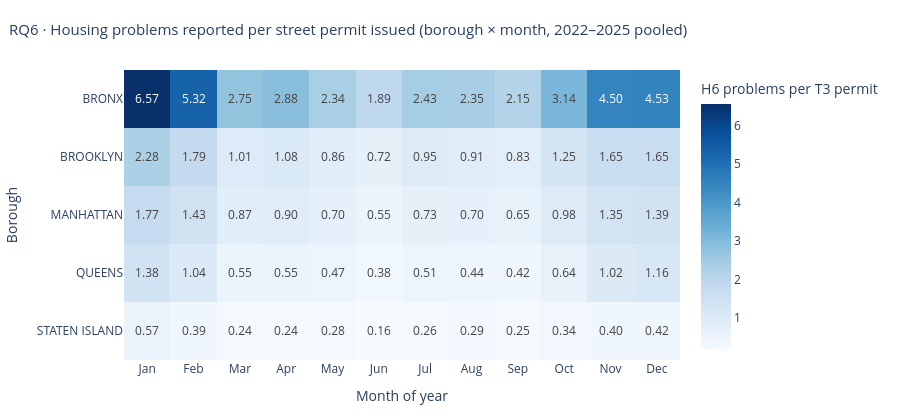

The code cell stored with this chart in its notebook:
### Markdown cell above
### RQ6. How many housing problems are reported per street permit, by borough and month of year?

**Why it matters:** The ratio shows where and when housing distress outweighs street activity, i.e. where the housing side of the story dominates.

**Method:** Borough x month totals (including permits that could not be placed in a neighborhood), pooled over 2022-2025, ratio H6 problems / T3 permits.

**Chart choice:** Annotated heatmap (borough x month): two categorical axes plus one value is exactly what a heatmap is for.

### Code cell
table, fig, st = A.rq6_complaints_per_permit_heatmap(borough_month)
display(table.round(2))
RESULTS['rq6'] = st
save(fig, 'rq6')

### Figure 1 — Plotly figure (JSON) as saved in the notebook; plotly's stock layout.template omitted (floating-point values rounded to 4 significant figures)
{"data": [{"coloraxis": "coloraxis", "hovertemplate": "Month of year: %{x}<br>Borough: %{y}<br>H6 problems per T3 permit: %{z}<extra></extra>", "name": "0", "texttemplate": "%{z:.2f}", "type": "heatmap", "x": ["Jan", "Feb", "Mar", "Apr", "May", "Jun", "Jul", "Aug", "Sep", "Oct", "Nov", "Dec"], "xaxis": "x", "y": ["BRONX", "BROOKLYN", "MANHATTAN", "QUEENS", "STATEN ISLAND"], "yaxis": "y", "z": [[6.571, 5.322, 2.746, 2.884, 2.342, 1.892, 2.428, 2.354, 2.148, 3.138, 4.502, 4.533], [2.278, 1.787, 1.006, 1.081, 0.8594, 0.7207, 0.9487, 0.91, 0.8256, 1.249, 1.65, 1.654], [1.77, 1.432, 0.8678, 0.8971, 0.6973, 0.5491, 0.7265, 0.6971, 0.6541, 0.9806, 1.354, 1.389], [1.38, 1.036, 0.5515, 0.5495, 0.469, 0.3761, 0.5066, 0.4388, 0.4183, 0.6418, 1.018, 1.164], [0.5682, 0.3949, 0.2399, 0.2398, 0.2793, 0.1566, 0.2569, 0.291, 0.2504, 0.3383, 0.3997, 0.4165]]}], "layout": {"coloraxis": {"autocolorscale": false, "colorbar": {"title": {"text": "H6 problems per T3 permit"}}, "colorscale": [[0.0, "rgb(247,251,255)"], [0.125, "rgb(222,235,247)"], [0.25, "rgb(198,219,239)"], [0.375, "rgb(158,202,225)"], [0.5, "rgb(107,174,214)"], [0.625, "rgb(66,146,198)"], [0.75, "rgb(33,113,181)"], [0.875, "rgb(8,81,156)"], [1.0, "rgb(8,48,107)"]]}, "height": 420, "legend": {"orientation": "h", "x": 1, "xanchor": "right", "y": 1.0, "yanchor": "bottom"}, "margin": {"b": 60, "l": 60, "r": 30, "t": 70}, "title": {"font": {"size": 15}, "text": "RQ6 · Housing problems reported per street permit issued (borough × month, 2022–2025 pooled)", "x": 0.01, "xanchor": "left"}, "xaxis": {"anchor": "y", "domain": [0.0, 1.0], "title": {"text": "Month of year"}}, "yaxis": {"anchor": "x", "autorange": "reversed", "domain": [0.0, 1.0], "title": {"text": "Borough"}}}}
